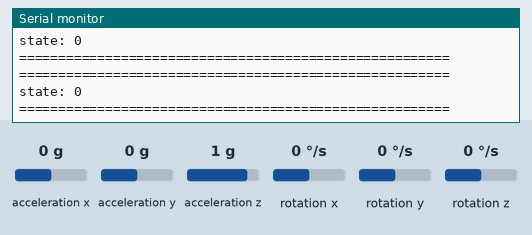
Simulated run of this sketch. Board: ESP32. Parts: the last lines printed to the serial monitor. The test bench sets the inputs (shaded band); at power-on: acceleration x 0 g, acceleration y 0 g, acceleration z 1 g, rotation x 0 °/s, rotation y 0 °/s, rotation z 0 °/s.

Above: at 4.2 s.
4.3 s: acceleration x set to -1.4 g
At 4.9 s:
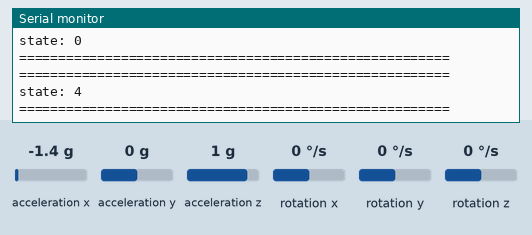
5.8 s: acceleration x set to 1.4 g
At 6.5 s:
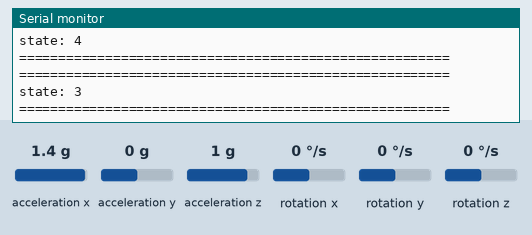
Timing chart, 0 to 8.8 s (numbered marks = the images above; inputs shaded):
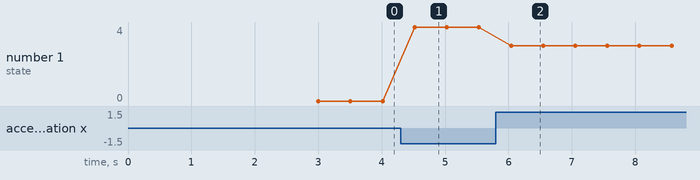

Measured:
- after the input at 4.3 s, the serial monitor: prints a new line after 0.22 s (image 1)
- after the input at 5.8 s, the serial monitor: prints a new line after 0.24 s (image 2)
- plotted number 1: 0 → 4 after the input at 4.3 s, 4 → 3 after the input at 5.8 s

The sketch:

gyro.ino
```cpp
#include <MPU6050_tockn.h>
#include <Wire.h>

#include <esp_now.h>
#include <WiFi.h>

// 小车wifmac地址
uint8_t broadcastAddress[] = { 0xD4, 0xD4, 0xDA, 0xCF, 0x85, 0x54 };

// 数据结构体
typedef struct struct_message {
  int id;  // must be unique for each sender board
  uint8_t state;
} struct_message;


struct_message myData;

esp_now_peer_info_t peerInfo;

void data_comucation_setup();
void data_commucation_loop();

MPU6050 mpu6050(Wire);

long timer = 0;
void setup() {
  Serial.begin(115200);
  Wire.begin(19,23);
  mpu6050.begin();
  mpu6050.calcGyroOffsets(true);
  data_comucation_setup();
}

void loop() {
  mpu6050.update();
  if(millis() - timer > 500){
    Serial.println("=======================================================");
    if (mpu6050.getAngleY()>=50 )
    {
      myData.state = 4;//right
    }
    if (mpu6050.getAngleY()<=-50)
    {
      myData.state = 3;//left
    }
    if (mpu6050.getAngleX()>=50)
    {
      myData.state = 2;//up
    }
    if (mpu6050.getAngleX()<=-50)
    {
      myData.state = 1;//down
    }
          Serial.print("state: ");Serial.println(myData.state);
    Serial.println("=======================================================\n");
    timer = millis();
  }
    data_commucation_loop();
}

void OnDataSent(const uint8_t *mac_addr, esp_now_send_status_t status) {
  //Serial.print("\r\nLast Packet Send Status:\t");
  //Serial.println(status == ESP_NOW_SEND_SUCCESS ? "Delivery Success" : "Delivery Fail");
}

void data_comucation_setup() {
  WiFi.mode(WIFI_STA);

  if (esp_now_init() != ESP_OK) {
    //Serial.println("Error initializing ESP-NOW");
    return;
  }
  esp_now_register_send_cb(OnDataSent);

  memcpy(peerInfo.peer_addr, broadcastAddress, 6);
  peerInfo.channel = 0;
  peerInfo.encrypt = false;
  if (esp_now_add_peer(&peerInfo) != ESP_OK) {
    //Serial.println("Failed to add peer");
    return;
  }
}

void data_commucation_loop() {
  myData.id = 1;
  esp_err_t result = esp_now_send(broadcastAddress, (uint8_t *)&myData, sizeof(myData));
  if (result == ESP_OK) {
    //Serial.println("Sent with success");
  } else {
    //Serial.println("Error sending the data");
  }
}
```
